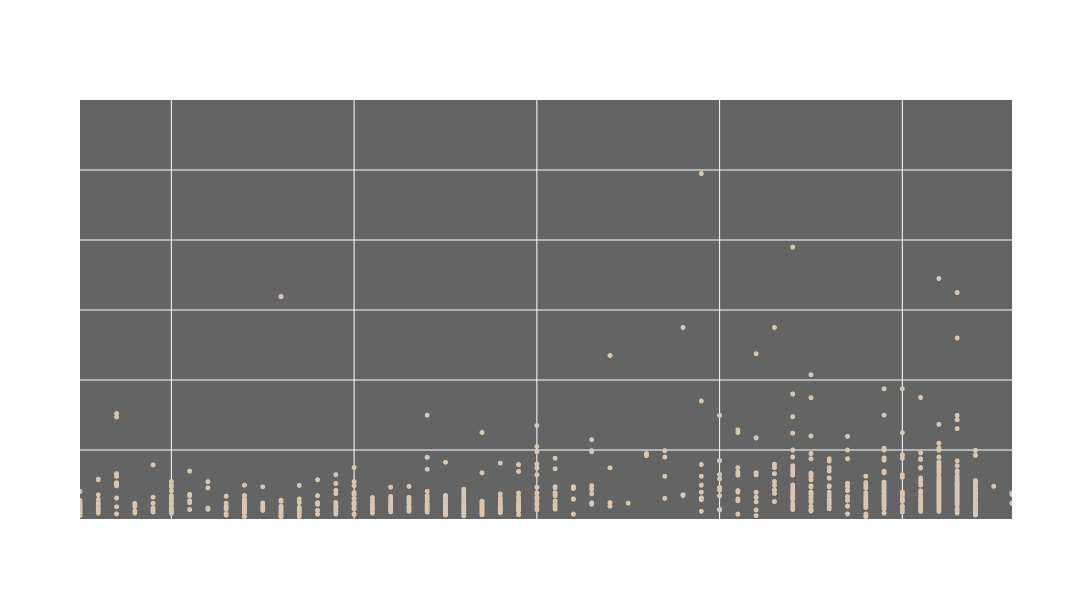

The code cell stored with this chart in its notebook:
### Code cell
import plotly.express as px

fig = px.scatter(df, x='construction_year', y='price', title='Price vs Year of Construction')

fig.update_traces(marker=dict(size=5, color='#D8C6B3'), name='Price vs Year of Construction')
fig.update_layout(
    title='Price vs Year of Construction',
    xaxis_title='Year of Construction',
    yaxis_title='Price',
    width=1300,
    height=600,
    #set grey background
    plot_bgcolor='rgba(100,100,100,50)',
    paper_bgcolor='rgba(0,0,0,0)',
    font_color="white", 

)

# Fix: set X (not Y) axis range from 1975 to 2026
fig.update_xaxes(range=[1975, 2026])
#lim of y axis at 12 M 
fig.update_yaxes(range=[0, 12_000_000])

fig.show()

### Figure 1 — Plotly figure (JSON) as saved in the notebook; plotly's stock layout.template omitted (floating-point values rounded to 4 significant figures; data arrays with more than 128 entries replaced by an {"elided": "..."} marker saying what was removed)
{"data": [{"hovertemplate": "construction_year=%{x}<br>price=%{y}<extra></extra>", "legendgroup": "", "marker": {"color": "#D8C6B3", "size": 5, "symbol": "circle"}, "mode": "markers", "name": "Price vs Year of Construction", "showlegend": false, "type": "scattergl", "x": {"elided": "4940 int values"}, "xaxis": "x", "y": {"elided": "4940 int values"}, "yaxis": "y"}], "layout": {"font": {"color": "white"}, "height": 600, "legend": {"tracegroupgap": 0}, "paper_bgcolor": "rgba(0,0,0,0)", "plot_bgcolor": "rgba(100,100,100,50)", "title": {"text": "Price vs Year of Construction"}, "width": 1300, "xaxis": {"anchor": "y", "domain": [0, 1], "range": [1975, 2026], "title": {"text": "Year of Construction"}}, "yaxis": {"anchor": "x", "domain": [0, 1], "range": [0, 12000000], "title": {"text": "Price"}}}}
